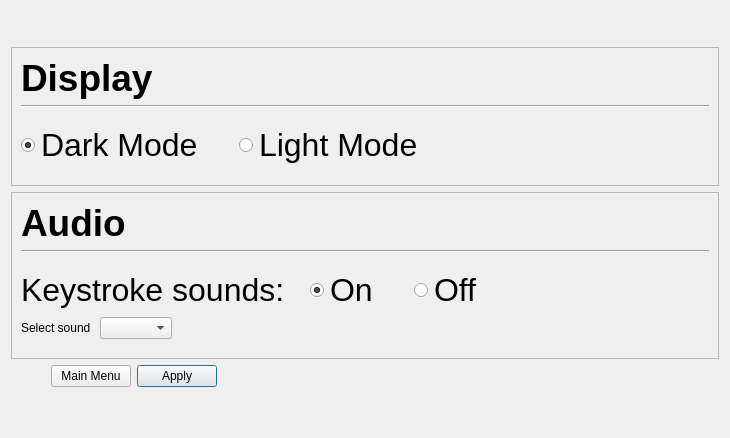
<?xml version="1.0" encoding="UTF-8"?>
<ui version="4.0">
 <class>settingsWindow</class>
 <widget class="QWidget" name="settingsWindow">
  <property name="geometry">
   <rect>
    <x>0</x>
    <y>0</y>
    <width>730</width>
    <height>438</height>
   </rect>
  </property>
  <property name="windowTitle">
   <string>Settings</string>
  </property>
  <layout class="QVBoxLayout" name="verticalLayout_3">
   <item>
    <spacer name="verticalSpacer_2">
     <property name="orientation">
      <enum>Qt::Vertical</enum>
     </property>
     <property name="sizeType">
      <enum>QSizePolicy::Expanding</enum>
     </property>
     <property name="sizeHint" stdset="0">
      <size>
       <width>20</width>
       <height>20</height>
      </size>
     </property>
    </spacer>
   </item>
   <item>
    <widget class="QFrame" name="frameDisplay">
     <property name="frameShape">
      <enum>QFrame::StyledPanel</enum>
     </property>
     <property name="frameShadow">
      <enum>QFrame::Raised</enum>
     </property>
     <layout class="QVBoxLayout" name="verticalLayout">
      <item>
       <widget class="QLabel" name="labelDisplay">
        <property name="font">
         <font>
          <pointsize>28</pointsize>
          <weight>75</weight>
          <bold>true</bold>
         </font>
        </property>
        <property name="styleSheet">
         <string notr="true">font-weight: bold; font-size: 28pt;</string>
        </property>
        <property name="text">
         <string>Display</string>
        </property>
       </widget>
      </item>
      <item>
       <widget class="Line" name="line">
        <property name="orientation">
         <enum>Qt::Horizontal</enum>
        </property>
       </widget>
      </item>
      <item>
       <spacer name="verticalSpacer_3">
        <property name="orientation">
         <enum>Qt::Vertical</enum>
        </property>
        <property name="sizeType">
         <enum>QSizePolicy::Fixed</enum>
        </property>
        <property name="sizeHint" stdset="0">
         <size>
          <width>20</width>
          <height>10</height>
         </size>
        </property>
       </spacer>
      </item>
      <item>
       <layout class="QHBoxLayout" name="horizontalLayout">
        <item>
         <widget class="QRadioButton" name="radioDarkMode">
          <property name="font">
           <font>
            <pointsize>24</pointsize>
           </font>
          </property>
          <property name="text">
           <string>Dark Mode</string>
          </property>
          <property name="checked">
           <bool>true</bool>
          </property>
          <property name="autoExclusive">
           <bool>true</bool>
          </property>
         </widget>
        </item>
        <item>
         <spacer name="horizontalSpacer_4">
          <property name="orientation">
           <enum>Qt::Horizontal</enum>
          </property>
          <property name="sizeType">
           <enum>QSizePolicy::Fixed</enum>
          </property>
          <property name="sizeHint" stdset="0">
           <size>
            <width>30</width>
            <height>20</height>
           </size>
          </property>
         </spacer>
        </item>
        <item>
         <widget class="QRadioButton" name="radioLightMode">
          <property name="font">
           <font>
            <pointsize>24</pointsize>
           </font>
          </property>
          <property name="text">
           <string>Light Mode</string>
          </property>
          <property name="autoExclusive">
           <bool>true</bool>
          </property>
         </widget>
        </item>
        <item>
         <spacer name="horizontalSpacer">
          <property name="orientation">
           <enum>Qt::Horizontal</enum>
          </property>
          <property name="sizeType">
           <enum>QSizePolicy::Expanding</enum>
          </property>
          <property name="sizeHint" stdset="0">
           <size>
            <width>40</width>
            <height>20</height>
           </size>
          </property>
         </spacer>
        </item>
       </layout>
      </item>
      <item>
       <spacer name="verticalSpacer_6">
        <property name="orientation">
         <enum>Qt::Vertical</enum>
        </property>
        <property name="sizeType">
         <enum>QSizePolicy::Fixed</enum>
        </property>
        <property name="sizeHint" stdset="0">
         <size>
          <width>20</width>
          <height>10</height>
         </size>
        </property>
       </spacer>
      </item>
     </layout>
    </widget>
   </item>
   <item>
    <widget class="QFrame" name="frameAudio">
     <property name="frameShape">
      <enum>QFrame::StyledPanel</enum>
     </property>
     <property name="frameShadow">
      <enum>QFrame::Raised</enum>
     </property>
     <layout class="QVBoxLayout" name="verticalLayout_2">
      <item>
       <widget class="QLabel" name="labelAudio">
        <property name="font">
         <font>
          <pointsize>28</pointsize>
          <weight>75</weight>
          <bold>true</bold>
         </font>
        </property>
        <property name="styleSheet">
         <string notr="true">font-weight: bold; font-size: 28pt;</string>
        </property>
        <property name="text">
         <string>Audio</string>
        </property>
       </widget>
      </item>
      <item>
       <widget class="Line" name="line_2">
        <property name="orientation">
         <enum>Qt::Horizontal</enum>
        </property>
       </widget>
      </item>
      <item>
       <spacer name="verticalSpacer_4">
        <property name="orientation">
         <enum>Qt::Vertical</enum>
        </property>
        <property name="sizeType">
         <enum>QSizePolicy::Fixed</enum>
        </property>
        <property name="sizeHint" stdset="0">
         <size>
          <width>20</width>
          <height>10</height>
         </size>
        </property>
       </spacer>
      </item>
      <item>
       <layout class="QHBoxLayout" name="horizontalLayout_3">
        <item>
         <widget class="QLabel" name="labelKeystrokeSounds">
          <property name="font">
           <font>
            <pointsize>24</pointsize>
           </font>
          </property>
          <property name="text">
           <string>Keystroke sounds: </string>
          </property>
         </widget>
        </item>
        <item>
         <spacer name="horizontalSpacer_5">
          <property name="orientation">
           <enum>Qt::Horizontal</enum>
          </property>
          <property name="sizeType">
           <enum>QSizePolicy::Fixed</enum>
          </property>
          <property name="sizeHint" stdset="0">
           <size>
            <width>10</width>
            <height>20</height>
           </size>
          </property>
         </spacer>
        </item>
        <item>
         <widget class="QRadioButton" name="radioKeystrokeOn">
          <property name="font">
           <font>
            <pointsize>24</pointsize>
           </font>
          </property>
          <property name="text">
           <string>On</string>
          </property>
          <property name="checked">
           <bool>true</bool>
          </property>
         </widget>
        </item>
        <item>
         <spacer name="horizontalSpacer_3">
          <property name="orientation">
           <enum>Qt::Horizontal</enum>
          </property>
          <property name="sizeType">
           <enum>QSizePolicy::Fixed</enum>
          </property>
          <property name="sizeHint" stdset="0">
           <size>
            <width>30</width>
            <height>20</height>
           </size>
          </property>
         </spacer>
        </item>
        <item>
         <widget class="QRadioButton" name="radioKeystrokeOff">
          <property name="font">
           <font>
            <pointsize>24</pointsize>
           </font>
          </property>
          <property name="text">
           <string>Off</string>
          </property>
         </widget>
        </item>
        <item>
         <spacer name="horizontalSpacer_2">
          <property name="orientation">
           <enum>Qt::Horizontal</enum>
          </property>
          <property name="sizeHint" stdset="0">
           <size>
            <width>40</width>
            <height>20</height>
           </size>
          </property>
         </spacer>
        </item>
       </layout>
      </item>
      <item>
       <layout class="QHBoxLayout" name="horizontalLayout_2">
        <property name="topMargin">
         <number>0</number>
        </property>
        <item>
         <widget class="QLabel" name="labelSelectSound">
          <property name="text">
           <string>Select sound </string>
          </property>
         </widget>
        </item>
        <item>
         <widget class="QComboBox" name="comboSelectSound"/>
        </item>
        <item>
         <spacer name="horizontalSpacer_7">
          <property name="orientation">
           <enum>Qt::Horizontal</enum>
          </property>
          <property name="sizeHint" stdset="0">
           <size>
            <width>40</width>
            <height>20</height>
           </size>
          </property>
         </spacer>
        </item>
       </layout>
      </item>
      <item>
       <spacer name="verticalSpacer_7">
        <property name="orientation">
         <enum>Qt::Vertical</enum>
        </property>
        <property name="sizeType">
         <enum>QSizePolicy::Fixed</enum>
        </property>
        <property name="sizeHint" stdset="0">
         <size>
          <width>20</width>
          <height>10</height>
         </size>
        </property>
       </spacer>
      </item>
     </layout>
    </widget>
   </item>
   <item>
    <layout class="QHBoxLayout" name="horizontalLayout_4">
     <property name="topMargin">
      <number>0</number>
     </property>
     <item>
      <spacer name="horizontalSpacer_8">
       <property name="orientation">
        <enum>Qt::Horizontal</enum>
       </property>
       <property name="sizeType">
        <enum>QSizePolicy::Preferred</enum>
       </property>
       <property name="sizeHint" stdset="0">
        <size>
         <width>40</width>
         <height>20</height>
        </size>
       </property>
      </spacer>
     </item>
     <item>
      <widget class="QPushButton" name="buttonMainMenu">
       <property name="sizePolicy">
        <sizepolicy hsizetype="Preferred" vsizetype="Fixed">
         <horstretch>0</horstretch>
         <verstretch>0</verstretch>
        </sizepolicy>
       </property>
       <property name="text">
        <string>Main Menu</string>
       </property>
      </widget>
     </item>
     <item>
      <widget class="QPushButton" name="buttonApply">
       <property name="text">
        <string>Apply</string>
       </property>
       <property name="default">
        <bool>true</bool>
       </property>
      </widget>
     </item>
     <item>
      <spacer name="horizontalSpacer_6">
       <property name="orientation">
        <enum>Qt::Horizontal</enum>
       </property>
       <property name="sizeHint" stdset="0">
        <size>
         <width>40</width>
         <height>20</height>
        </size>
       </property>
      </spacer>
     </item>
    </layout>
   </item>
   <item>
    <spacer name="verticalSpacer">
     <property name="orientation">
      <enum>Qt::Vertical</enum>
     </property>
     <property name="sizeType">
      <enum>QSizePolicy::Expanding</enum>
     </property>
     <property name="sizeHint" stdset="0">
      <size>
       <width>20</width>
       <height>40</height>
      </size>
     </property>
    </spacer>
   </item>
  </layout>
 </widget>
 <resources/>
 <connections/>
</ui>
